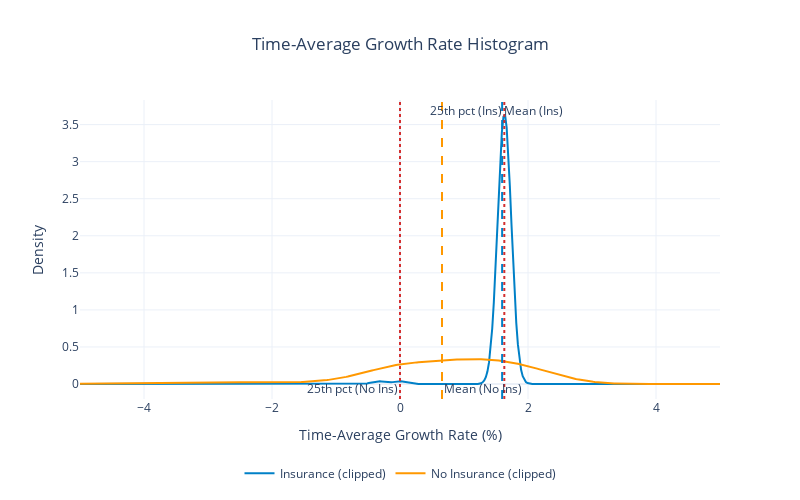

Notebook cell for this chart:
### Code cell
import plotly.graph_objects as go
from plotly.subplots import make_subplots
from ergodic_insurance.visualization.core import WSJ_COLORS
import numpy as np

# Print results
print(f"\nRuin Probabilities by Time Horizon:")
for yr, prob in results.ruin_probability.items():
    print(f"  {yr} years: {prob*100:.2f}%")

print(f"\nConvergence achieved: {'Yes' if results.convergence else 'No'}")

# --------------------------------------
# Time-Average Growth Rate Histogram (1,1)
# --------------------------------------
fig = go.Figure()

# Growth rates with insurance
growth_rates = np.asarray(results.growth_rates, dtype=float)
growth_rates = growth_rates[np.isfinite(growth_rates)]

# Growth rates without insurance
growth_rates_no_ins = np.asarray(results_no_ins.growth_rates, dtype=float)
growth_rates_no_ins = growth_rates_no_ins[np.isfinite(growth_rates_no_ins)]

growth_pct = growth_rates * 100.0
mean_growth = np.nanmean(growth_pct)
median_growth = np.nanmedian(growth_pct)
p5, p25, p95 = np.nanpercentile(growth_pct, [5, 25, 95])
print(f"Growth Rate Summary With Insurance (%): Mean={mean_growth:.2f}, Median={median_growth:.2f}, 25th={p25:.2f}, 5th={p5:.2f}")

growth_pct_no_ins = growth_rates_no_ins * 100.0
mean_growth_no_ins = np.nanmean(growth_pct_no_ins)
median_growth_no_ins = np.nanmedian(growth_pct_no_ins)
p5_no_ins, p25_no_ins, p95_no_ins = np.nanpercentile(growth_pct_no_ins, [5, 25, 95])
print(f"Growth Rate Summary Without Insurance (%): Mean={mean_growth_no_ins:.2f}, Median={median_growth_no_ins:.2f}, 25th={p25_no_ins:.2f}, 5th={p5_no_ins:.2f}")

# Plot Growth Rate With Insurance
# Kernel Density Estimate (Gaussian) instead of histogram
xs = np.linspace(growth_pct.min(), growth_pct.max(), 400)
n = growth_pct.size
std = np.std(growth_pct, ddof=1)
if std == 0 or n < 2:
    # Fallback: flat line at 0
    density = np.zeros_like(xs)
else:
    bw = 1.06 * std * n ** (-1/5)  # Silverman's rule
    inv_norm = 1.0 / (bw * np.sqrt(2 * np.pi))
    diffs = (xs[:, None] - growth_pct[None, :]) / bw
    density = inv_norm * np.exp(-0.5 * diffs**2).mean(axis=1)

fig.add_trace(
    go.Scatter(
        x=xs,
        y=density,
        mode='lines',
        name='Insurance',
        line=dict(color=WSJ_COLORS.get('blue', '#1f77b4'), width=2)
    )
)

# Plot Growth Rate Without Insurance
# Kernel Density Estimate (Gaussian) instead of histogram
xs_no_ins = np.linspace(growth_pct_no_ins.min(), growth_pct_no_ins.max(), 400)
n_no_ins = growth_pct_no_ins.size
std_no_ins = np.std(growth_pct_no_ins, ddof=1)
if std_no_ins == 0 or n_no_ins < 2:
    # Fallback: flat line at 0
    density = np.zeros_like(xs_no_ins)
else:
    bw = 1.06 * std_no_ins * n_no_ins ** (-1/5)  # Silverman's rule
    inv_norm_no_ins = 1.0 / (bw * np.sqrt(2 * np.pi))
    diffs_no_ins = (xs_no_ins[:, None] - growth_pct_no_ins[None, :]) / bw
    density_no_ins = inv_norm_no_ins * np.exp(-0.5 * diffs_no_ins**2).mean(axis=1)

# Set x-axis to central 99.5% of both distributions (trim 0.25% each tail)
try:
    lower_q, upper_q = .5, 99.5
    lo_ins, hi_ins = np.nanpercentile(growth_pct, [lower_q, upper_q])
    lo_no_ins, hi_no_ins = np.nanpercentile(growth_pct_no_ins, [lower_q, upper_q])
    x_min = min(lo_ins, lo_no_ins)
    x_max = max(hi_ins, hi_no_ins)
    pad = 0.01 * (x_max - x_min) if x_max > x_min else 0.0
    fig.update_xaxes(range=[x_min - pad, x_max + pad])
except Exception as e:
    print(f"Could not apply 99.5% central x-range: {e}")

# Adjust y-axis label to reflect density
fig.update_yaxes(title_text="Density")

# Recompute KDEs on clipped range [-10, 5] and update plot
lower, upper = -5.0, 5.0
# Clear existing traces, shapes, annotations
fig.data = ()
fig.layout.shapes = ()
fig.layout.annotations = ()

# Clip datasets
ins_clip = growth_pct[(growth_pct >= lower) & (growth_pct <= upper)]
no_ins_clip = growth_pct_no_ins[(growth_pct_no_ins >= lower) & (growth_pct_no_ins <= upper)]

xs_clip = np.linspace(lower, upper, 400)

def kde(arr, xs):
    n = arr.size
    if n < 2:
        return np.zeros_like(xs)
    std_ = np.std(arr, ddof=1)
    if std_ == 0:
        return np.zeros_like(xs)
    bw = 1.06 * std_ * n ** (-1/5)
    inv = 1.0 / (bw * np.sqrt(2 * np.pi))
    diffs = (xs[:, None] - arr[None, :]) / bw
    return inv * np.exp(-0.5 * diffs**2).mean(axis=1)

dens_ins = kde(ins_clip, xs_clip) if ins_clip.size else np.zeros_like(xs_clip)
dens_no  = kde(no_ins_clip, xs_clip) if no_ins_clip.size else np.zeros_like(xs_clip)

# Add traces
fig.add_trace(go.Scatter(
    x=xs_clip, y=dens_ins, mode='lines', name='Insurance (clipped)',
    line=dict(color=WSJ_COLORS.get('blue', '#1f77b4'), width=2)
))
fig.add_trace(go.Scatter(
    x=xs_clip, y=dens_no, mode='lines', name='No Insurance (clipped)',
    line=dict(color=WSJ_COLORS.get('orange', '#ff7f0e'), width=2)
))

# Stats on clipped data
if ins_clip.size:
    mean_ins = np.nanmean(ins_clip)
    p25_ins = np.nanpercentile(ins_clip, 25)
    # Add vertical lines for mean and median
    fig.add_vline(x=mean_ins, 
                line_dash='dash', 
                line_color=WSJ_COLORS.get('blue', '#1f77b4'), 
                annotation_text='Mean (Ins)', 
                annotation_position='top right')
    fig.add_vline(x=p25_ins, 
                line_dash='dot', 
                line_color=WSJ_COLORS.get('red', '#d62728'), 
                annotation_text='25th pct (Ins)', 
                annotation_position='top left')
if no_ins_clip.size:
    mean_no = np.nanmean(no_ins_clip)
    p25_no = np.nanpercentile(no_ins_clip, 25)
    # Add vertical lines for mean and median
    fig.add_vline(x=mean_no, 
                line_dash='dash', 
                line_color=WSJ_COLORS.get('orange', '#ff7f0e'), 
                annotation_text='Mean (No Ins)', 
                annotation_position='bottom right')
    fig.add_vline(x=p25_no, 
                line_dash='dot', 
                line_color=WSJ_COLORS.get('red', '#d62728'),
                annotation_text='25th pct (No Ins)', 
                annotation_position='bottom left')


# Update layout
fig.update_layout(
    title={
        "text": "Time-Average Growth Rate Histogram",
        "x": 0.5,
        "xanchor": "center"
    },
    template='plotly_white',
    showlegend=True,
    legend=dict(
        orientation='h',
        x=0.5,
        xanchor='center',
        y=-0.2,
        yanchor='top'
    ),
    width=800,
    height=500
)

# Axes titles
fig.update_xaxes(title_text="Time-Average Growth Rate (%)",
                range=[lower, upper])

fig.show()

### Figure 1 — Plotly figure (JSON) as saved in the notebook; plotly's stock layout.template omitted (floating-point values rounded to 4 significant figures; data arrays with more than 128 entries replaced by an {"elided": "..."} marker saying what was removed)
{"data": [{"line": {"color": "#0080C7", "width": 2}, "mode": "lines", "name": "Insurance (clipped)", "type": "scatter", "x": {"elided": "400 float values"}, "y": {"elided": "400 float values"}}, {"line": {"color": "#FF9800", "width": 2}, "mode": "lines", "name": "No Insurance (clipped)", "type": "scatter", "x": {"elided": "400 float values"}, "y": {"elided": "400 float values"}}], "layout": {"annotations": [{"showarrow": false, "text": "Mean (Ins)", "x": 1.596, "xanchor": "left", "xref": "x", "y": 1, "yanchor": "top", "yref": "y domain"}, {"showarrow": false, "text": "25th pct (Ins)", "x": 1.63, "xanchor": "right", "xref": "x", "y": 1, "yanchor": "top", "yref": "y domain"}, {"showarrow": false, "text": "Mean (No Ins)", "x": 0.6562, "xanchor": "left", "xref": "x", "y": 0, "yanchor": "bottom", "yref": "y domain"}, {"showarrow": false, "text": "25th pct (No Ins)", "x": 0, "xanchor": "right", "xref": "x", "y": 0, "yanchor": "bottom", "yref": "y domain"}], "height": 500, "legend": {"orientation": "h", "x": 0.5, "xanchor": "center", "y": -0.2, "yanchor": "top"}, "shapes": [{"line": {"color": "#0080C7", "dash": "dash"}, "type": "line", "x0": 1.596, "x1": 1.596, "xref": "x", "y0": 0, "y1": 1, "yref": "y domain"}, {"line": {"color": "#D32F2F", "dash": "dot"}, "type": "line", "x0": 1.63, "x1": 1.63, "xref": "x", "y0": 0, "y1": 1, "yref": "y domain"}, {"line": {"color": "#FF9800", "dash": "dash"}, "type": "line", "x0": 0.6562, "x1": 0.6562, "xref": "x", "y0": 0, "y1": 1, "yref": "y domain"}, {"line": {"color": "#D32F2F", "dash": "dot"}, "type": "line", "x0": 0, "x1": 0, "xref": "x", "y0": 0, "y1": 1, "yref": "y domain"}], "showlegend": true, "title": {"text": "Time-Average Growth Rate Histogram", "x": 0.5, "xanchor": "center"}, "width": 800, "xaxis": {"range": [-5, 5], "title": {"text": "Time-Average Growth Rate (%)"}}, "yaxis": {"title": {"text": "Density"}}}}
